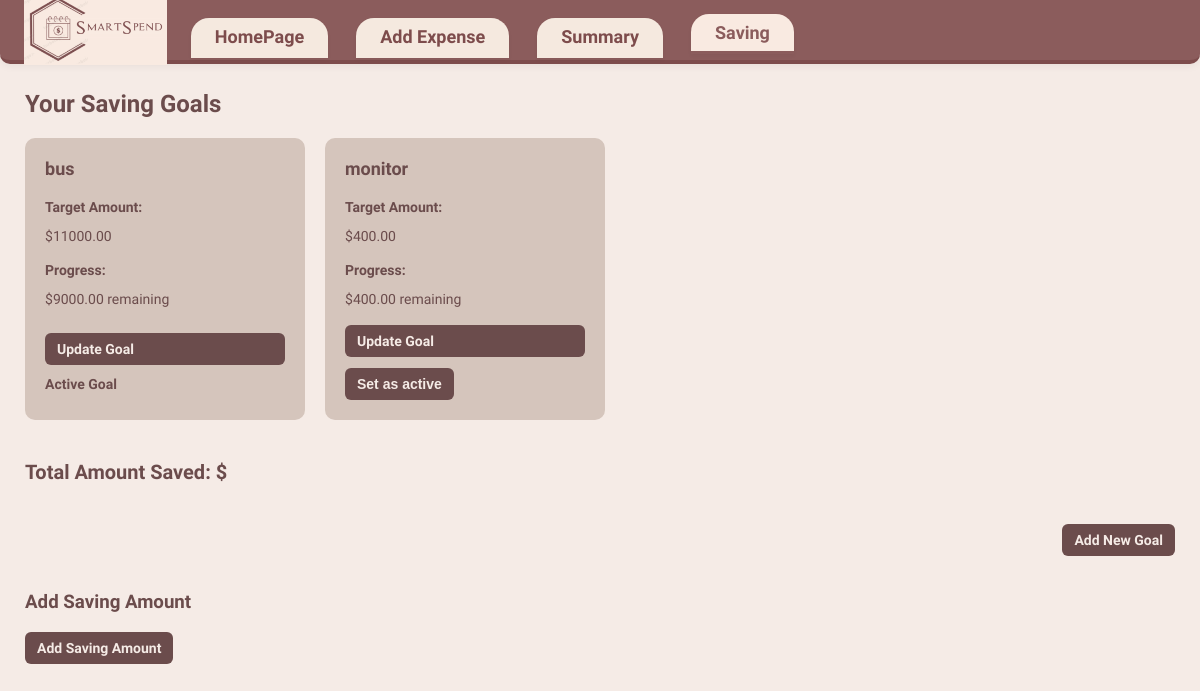
The page /saving on the database its author committed.
### tables this page shows
CREATE TABLE Goals (
                        id INTEGER PRIMARY KEY AUTOINCREMENT,
                        name TEXT,
                        target_amount REAL,
                        is_active BOOLEAN,
                        created_at TEXT,
                        updated_at TEXT
                    );

### app.py (the view)
@app.route('/saving')
def saving():
    conn = sqlite3.connect(DB_NAME)
    c = conn.cursor()
    c.execute('SELECT * FROM Goals')
    goals_raw = c.fetchall()
    goals = []
    for goal in goals_raw:
        goal_id = goal[0]
        target_amount = goal[2]
        c.execute('SELECT SUM(amount) FROM Expenses WHERE category = "saving" AND description = ?', (goal[1],))
        progress = c.fetchone()[0] or 0.0
        remaining = target_amount - progress
        if remaining < 0:
            remaining = 0.0
        new_goal = (goal[0], goal[1], goal[2], goal[3], remaining, goal[4], goal[5])
        goals.append(new_goal)
    conn.close()
    return render_template('saving.html', goals=goals)

### templates/saving.html (shortened to what this page needs)
<!DOCTYPE html>
<html lang="en">
<head>
  <link rel="stylesheet" href="{{ url_for('static', filename='saving.css') }}">
</head>
<body>
  <div class="main-content">
    <header class="navbar">
      <img src="{{ url_for('static', filename='logo.png') }}" alt="SmartSpend Logo" class="nav-logo">
      <nav>
        <a href="/home">HomePage</a>
        <a href="/add">Add Expense</a>
        <a href="/summary">Summary</a>
        <a href="/saving" class="active">Saving</a>
      </nav>
    </header>
    <main>
      <h2>Your Saving Goals</h2>
      <div class="goals-container">
        {% for goal in goals %}
          <div class="goal-card">
            <h3>{{ goal[1] }}</h3>
            <label>Target Amount:</label>
            <p>${{ "%.2f"|format(goal[2]) }}</p>
            <label>Progress:</label>
            <p>${{ "%.2f"|format(goal[4]) }} remaining</p>
            <div class="buttons">
              <label for="toggle-update-{{ goal[0] }}" class="toggle-label">Update Goal</label>
              {% if not goal[3] %}
                <form action="/set-active/{{ goal[0] }}" method="POST">
                  <button type="submit">Set as active</button>
                </form>
              {% else %}
                <p><strong>Active Goal</strong></p>
              {% endif %}
            </div>
          </div>
        {% endfor %}
      </div>
      <div class="total-saved">
        Total Amount Saved: <strong>${{ total_saved }}</strong>
      </div>
      <div class="add-goal-container">
        <label for="toggle-add-goal" class="toggle-label">Add New Goal</label>
      </div>
      <div class="add-saving-expense-container" style="margin-top: 30px;">
        <h3>Add Saving Amount</h3>
        <label for="toggle-add-saving" class="toggle-label">Add Saving Amount</label>
      </div>
    </main>
  </div>
</body>
</html>

### static/saving.css (style rules this page uses)
body { margin: 0; font-family: 'Work Sans', sans-serif; background-color: #f5ebe6; color: #6b4c4c; }
.navbar { background-color: #8b5c5c; display: flex; align-items: center; justify-content: flex-start; padding: 0; height: 60px; border-bottom: 4px solid #7d4c4c; border-radius: 0 0 10px 10px; box-shadow: 0 2px 8px rgba(0,0,0,0.06); margin-top: 0; position: fixed; top: 0; left: 0; right: 0; z-index: 1000; }
.nav-logo { height: 70px; margin-left: 24px; margin-right: 24px; }
.navbar nav { display: flex; gap: 18px; }
.navbar nav a { color: #7d4c4c; text-decoration: none; font-size: 18px; font-family: 'Baloo Bhai', cursive; font-weight: 700; background: #f5e9df; border-radius: 18px 18px 0 0; padding: 8px 24px; margin-right: 10px; box-shadow: 0 2px 4px rgba(0,0,0,0.04); border: none; transition: background 0.2s; position: relative; top: 8px; }
.navbar nav a.active, .navbar nav a:focus { background: #F9EAE1; color: #8b5c5c; border-bottom: 3px solid #8b5c5c; top: 4px; }
main { margin-top: 90px; margin-right: 25px; margin-left: 25px; }
main h2 { font-weight: 700; font-size: 24px; margin-bottom: 20px; }
.goals-container { display: flex; gap: 20px; flex-wrap: wrap; }
.goal-card { background-color: #D5C5BC; border-radius: 10px; padding: 20px; width: 280px; box-sizing: border-box; box-shadow: 0 px 5px rgba(107,76,76,0.3); display: flex; flex-direction: column; gap: 10px; }
.goal-card h3 { font-weight: 700; font-size: 18px; margin: 0 0 10px 0; }
.goal-card label { font-weight: 700; font-size: 14px; display: block; margin-bottom: 3px; }
.goal-card p { margin: 0 0 8px 0; font-size: 14px; }
.goal-card .buttons { display: flex; flex-direction: column; gap: 8px; margin-top: auto; }
.goal-card button { background-color: #6b4c4c; color: #f5ebe6; border: none; border-radius: 6px; padding: 8px 12px; font-weight: 600; cursor: pointer; transition: background-color 0.3s ease; font-size: 14px; }
.total-saved { margin-top: 40px; font-weight: 700; font-size: 20px; }
.total-saved strong { font-weight: 900; }
.add-goal-container { margin-top: 40px; display: flex; justify-content: flex-end; align-items: center; gap: 10px; }
form button { background-color: #6b4c4c; color: #f5ebe6; border: none; border-radius: 6px; padding: 8px 12px; font-weight: 600; cursor: pointer; transition: background-color 0.3s ease; font-size: 14px; }

### templates/saving.html (style rules this page uses)
.toggle-label { cursor: pointer; color: #f5ebe6; font-weight: 700; background-color: #6b4c4c; border-radius: 6px; padding: 8px 12px; text-decoration: none; margin-bottom: 5px; display: inline-block; border: none; font-size: 14px; user-select: none; transition: background-color 0.3s ease; }

### rows shown on the page
Goals: name "bus", target_amount "11000.00", goal "9000.00", is_active "Active Goal"
Goals: name "monitor", target_amount "400.00"
